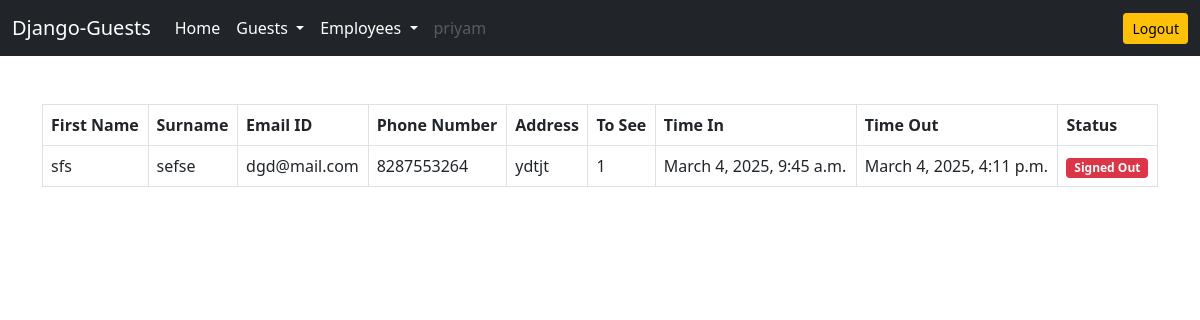
The app's page /guest/signed-out-guests/ (signed in) with its own data.
### guest/models.py (models this page shows)
class Guest(models.Model):
    author = models.ForeignKey(User, on_delete=models.CASCADE)
    first_name = models.CharField(max_length=100)
    surname = models.CharField(max_length=100)
    email_id = models.EmailField(max_length=100)
    phone_number = models.CharField(max_length=20)
    address = models.CharField(max_length=255)
    to_see = models.CharField(max_length=100)
    time_in = models.DateTimeField(auto_now_add=True)
    time_out = models.DateTimeField(null=True)
    has_signed_out = models.BooleanField(default=False)

### guest/views.py (the view)
# urls.py: path('signed-out-guests/', signed_out_guests, name='signed-out-guests'),
@login_required
def signed_out_guests(request):
    guests = Guest.objects.filter(has_signed_out=True).order_by('-time_out')
    context = {'guests':guests}
    return render(request, 'guest/signed_out_guests.html', context)

### templates/guest/signed_out_guests.html
{% extends 'base.html' %}
{% block content %}
<table class="table table-bordered">
    <thead>
        <tr>
            <th scope="col">First Name</th>
            <th scope="col">Surname</th>
            <th scope="col">Email ID</th>
            <th scope="col">Phone Number</th>
            <th scope="col">Address</th>
            <th scope="col">To See</th>
            <th scope="col">Time In</th>
            <th scope="col">Time Out</th>
            <th scope="col">Status</th>
        </tr>
    </thead>
    <tbody>
        {% for guest in guests %}
        <tr>
            <td>{{guest.first_name}}</td>
            <td>{{guest.surname}}</td>
            <td>{{guest.email_id}}</td>
            <td>{{guest.phone_number}}</td>
            <td>{{guest.address}}</td>
            <td>{{guest.to_see}}</td>
            <td>{{guest.time_in}}</td>
            {% if guest.time_out %}
            <td>{{guest.time_out}}</td>
            {% else %}
            <td><a href="{% url 'guest-sign-out' guest.pk %}" class="btn btn-outline-warning">Sign out Guest</a></td>
            {% endif %}
            {% if not guest.has_signed_out %}
            <td><span class="badge bg-success">Active</span></td>
            {% else %}
            <td><span class="badge bg-danger">Signed Out</span></td>
            {% endif %}
        </tr>
        {% endfor %}
    </tbody>
</table>
{% endblock content %}

### templates/base.html (shortened to what this page needs)
<!doctype html>
<html lang="en">
<head>
    <link href="https://cdn.jsdelivr.net/npm/bootstrap@5.0.2/dist/css/bootstrap.min.css" rel="stylesheet"
>
        <link rel="stylesheet" href="https://cdnjs.cloudflare.com/ajax/libs/font-awesome/4.7.0/css/font-awesome.min.css">
</head>
<body>
    <nav class="navbar navbar-expand-lg navbar-dark bg-dark">
        <div class="container-fluid">
            <a class="navbar-brand" href="#">Django-Guests</a>
            <div class="collapse navbar-collapse" id="navbarSupportedContent">
                <ul class="navbar-nav me-auto mb-2 mb-lg-0">
                    <li class="nav-item">
                        <a class="nav-link active" aria-current="page" href="/">Home</a>
                    </li>
                    <li class="nav-item dropdown">
                        <a class="nav-link active dropdown-toggle" href="#" id="navbarDropdown" role="button"
                            data-bs-toggle="dropdown" aria-expanded="false">
                            Guests
                        </a>
                    </li>
                    <li class="nav-item dropdown">
                        <a class="nav-link active dropdown-toggle" href="#" id="navbarDropdown" role="button"
                            data-bs-toggle="dropdown" aria-expanded="false">
                            Employees
                        </a>
                            </li>
                        </ul>
                    <li class="nav-item">
                        <a class="nav-link disabled" href="#" tabindex="-1"
                            aria-disabled="true">{{request.user.username}}</a>
                    </li>
                <a href="{% url 'logout' %}" class="btn btn-warning btn-sm">Logout</a>
            </div>
        </div>
    </nav>
    <div class="container mt-5">
        {% block content %}
        {% endblock content %}
    </div>
</body>
</html>

### records on screen
Guest: first_name "sfs", surname "sefse", email_id "dgd@mail.com", phone_number "8287553264", address "ydtjt", to_see "1", time_in "March 4, 2025, 9:45 a.m.", time_out "March 4, 2025, 4:11 p.m.", has_signed_out "Signed Out"

### other values on screen
{{ request.user.username }} "priyam"
